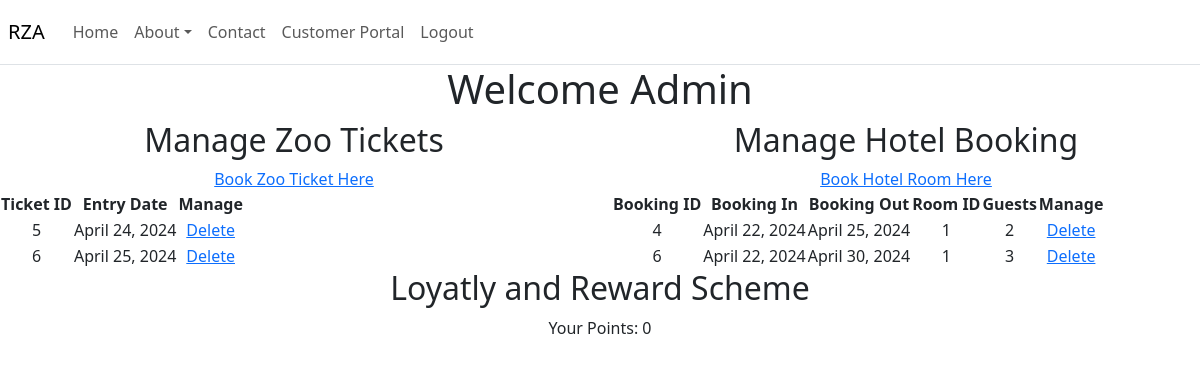
Screenshot of /customer-portal/ (signed in) with the database file from the repository.
### account/models.py (models this page shows, shortened)
class Account(AbstractBaseUser):
    user_id = models.AutoField(primary_key=True)
    full_name = models.CharField(max_length=64)
    email = models.EmailField(unique=True)
    last_login = models.DateTimeField(auto_now=True)
    is_active = models.BooleanField(default=True)
    is_staff = models.BooleanField(default=False)
    is_admin = models.BooleanField(default=False)
    objects = AccountManager()
    USERNAME_FIELD = 'email'
    REQUIRED_FIELDS = ['full_name']

### customer_portal/models.py (models this page shows, shortened)
class ZooTicket(models.Model):
    ticket_id = models.AutoField(primary_key=True)
    user = models.ForeignKey(account_model.Account, on_delete=models.CASCADE)
    entry_date = models.DateField()
    ticket_used = models.BooleanField(default=False)

class RoomBooking(models.Model):
    booking_id = models.AutoField(primary_key=True)
    user = models.ForeignKey(account_model.Account, on_delete=models.CASCADE)
    room_id = models.ForeignKey(HotelRoom, on_delete=models.CASCADE)
    guests = models.IntegerField()
    booking_in = models.DateField()
    booking_out = models.DateField()

class HotelRoom(models.Model):
    room_id = models.AutoField(primary_key=True)
    room_description = models.CharField(max_length=128)
    max_guests = models.IntegerField()
    room_reserved = models.BooleanField()

### customer_portal/views.py (the view)
# urls.py: path('', views.customer_portal_page, name='customer_portal_page'),
@login_required(login_url="/account/login")
def customer_portal_page(request):
    try:
        tickets = models.ZooTicket.objects.filter(user_id=request.user)
        hotel_bookings = models.RoomBooking.objects.filter(user_id=request.user)
        context = {'tickets': tickets, 'bookings': hotel_bookings}
    except:
        context = {}
    return render(request, 'customer_portal/portal.html', context=context)

### templates/customer_portal/portal.html (shortened to what this page needs)
{% extends 'layout.html' %}
{% block main_content %}
<h1 class="text-center">Welcome {{ request.user.full_name }}</h1>
<div class="row mt-2">
    <div class="col-md-6 text-center">
        <h2>Manage Zoo Tickets</h2>
        <a href="{% url 'book_ticket_page' %}">Book Zoo Ticket Here</a>
        {% if tickets %}
        <table>
            <thead>
                <th>Ticket ID</th>
                <th>Entry Date</th>
                <th>Manage</th>
            </thead>
            {% for ticket in tickets %}
            <tbody>
                <td>{{ ticket.ticket_id }}</td>
                <td>{{ ticket.entry_date }}</td>
                <td><a href="ticket/delete/{{ ticket.ticket_id }}">Delete</a></td>
            </tbody>
            {% endfor %}
        </table>
        {% else %}
        <p>No tickets were found!</p>
        {% endif %}
    </div>
    <div class="col-md-6 text-center">
        <h2>Manage Hotel Booking</h2>
        <a href="{% url 'book_hotel_room' %}">Book Hotel Room Here</a>
        {% if bookings %}
        <table>
            <thead>
                <th>Booking ID</th>
                <th>Booking In</th>
                <th>Booking Out</th>
                <th>Room ID</th>
                <th>Guests</th>
                <th>Manage</th>
            </thead>
            {% for booking in bookings %}
            <tbody>
                <td>{{ booking.booking_id }}</td>
                <td>{{ booking.booking_in }}</td>
                <td>{{ booking.booking_out }}</td>
                <td>{{ booking.room_id.room_id }}</td>
                <td>{{ booking.guests }}</td>
                <td><a href="book/hotel-room/delete/{{ booking.booking_id }}">Delete</a></td>
            </tbody>
            {% endfor %}
        </table>
        {% endif %}
    </div>
    <div class="col-md-12 text-center">
        <h2>Loyatly and Reward Scheme</h2>
        <p>Your Points: 0</p>
    </div>
</div>
{% endblock %}

### templates/layout.html (shortened to what this page needs)
<!DOCTYPE html>
<html lang="en">
<head>
    <link href="https://cdn.jsdelivr.net/npm/bootstrap@5.3.3/dist/css/bootstrap.min.css" rel="stylesheet">
</head>
<body>
    <nav class="navbar navbar-expand-md border-bottom p-2">
        <a class="navbar-brand">RZA</a>
        <div class="collapse navbar-collapse text-center" id="navbar-main-links">
            <ul class="navbar-nav p-1">
                <li class="nav-item">
                    <a href="{% url 'index_page' %}" class="nav-link{% if request.resolver_match.view_name == 'index_page' %} active{% endif %}">Home</a>
                </li>
                <li class="nav-item dropdown">
                    <a class="nav-link dropdown-toggle" data-bs-toggle="dropdown" aria-expanded="false">About</a>
                </li>
                <li class="nav-item">
                    <a href="{% url 'contact_page' %}" class="nav-link{% if request.resolver_match.view_name == 'contact_page' %} active{% endif %}">Contact</a>
                </li>{% if not user.is_authenticated %}
                <li class="nav-item dropdown">
                    <a class="nav-link dropdown-toggle" data-bs-toggle="dropdown" aria-expanded="false">Account</a>
                    <ul class="dropdown-menu">
                        <li><a href="{% url 'login_page' %}" class="dropdown-item{% if request.resolver_match.view_name == 'login_page' %} active{% endif %}">Login</a></li>
                        <li><a href="{% url 'register_page' %}" class="dropdown-item{% if request.resolver_match.view_name == 'register_page' %} active{% endif %}">Register</a></li>
                    </ul>
                </li>{% else %}
                <li class="nav-item">
                    <a href="{% url 'customer_portal_page' %}" class="nav-link">Customer Portal</a>
                </li>
                <li class="nav-item">
                    <a href="{% url 'logout' %}" class="nav-link">Logout</a>
                </li>{% endif %}
            </ul>
        </div>
    </nav>
    <main>{% block main_content %}{% endblock %}</main>
</body>
</html>

### rows the page displays
Account: user.full_name "Admin"
ZooTicket: ticket_id "5", entry_date "April 24, 2024"
ZooTicket: ticket_id "6", entry_date "April 25, 2024"
RoomBooking: booking_id "4", booking_in "April 22, 2024", booking_out "April 25, 2024", room_id.room_id "1", guests "2"
RoomBooking: booking_id "6", booking_in "April 22, 2024", booking_out "April 30, 2024", room_id.room_id "1", guests "3"
